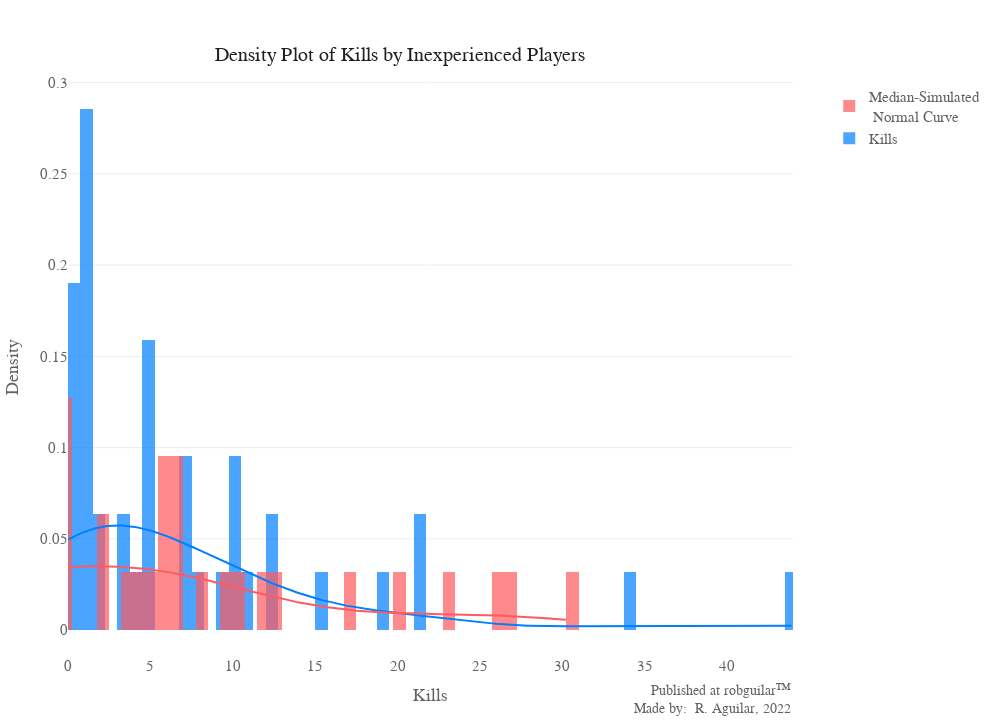

Notebook code cell kept with this figure:
### Markdown cell above
And for Inexperienced players

### Code cell
inKillsnorm = normalplot(data= InExperienced, var_name= 'Kills')
inKillsnorm.update_layout(title = {'text':'Density Plot of Kills by Inexperienced Players'})
inKillsnorm.show()

### Figure 1 — Plotly figure (JSON) as saved in the notebook; plotly's stock layout.template omitted (floating-point values rounded to 4 significant figures; data arrays with more than 128 entries replaced by an {"elided": "..."} marker saying what was removed)
{"data": [{"autobinx": false, "histnorm": "probability density", "legendgroup": "Kills", "marker": {"color": "#007FFF"}, "name": "Kills", "opacity": 0.7, "type": "histogram", "x": [1, 3, 9, 0, 1, 1, 1, 19, 5, 0, 2, 8, 1, 5, 44, 10, 0, 1, 5, 11, 4, 1, 7, 1, 2, 5, 3, 15, 10, 34, 12, 0, 5, 21, 12, 1, 0, 7, 7, 10, 0, 21], "xaxis": "x", "xbins": {"end": 44, "size": 0.75, "start": 0}, "yaxis": "y"}, {"autobinx": false, "histnorm": "probability density", "legendgroup": "Median-Simulated <br> Normal Curve", "marker": {"color": "#FF5A5F"}, "name": "Median-Simulated <br> Normal Curve", "opacity": 0.7, "type": "histogram", "x": [-6.319, -17.01, 26.71, 16.76, 4.013, -6.103, 12.23, -10.72, 6.385, -6.729, -8.557, -6.902, 9.255, -1.211, 5.558, -1.759, 20.3, 2.09, 0.157, -0.05476, 30.31, 5.617, 2.066, -5.127, -0.1351, 5.448, -14.33, 5.79, 3.651, 7.815, 6.468, -8.34, 25.79, 10.03, -11.56, -0.2978, 23.22, -6.186, -0.6629, -5.564, 6.386, 12.99], "xaxis": "x", "xbins": {"end": 30.31, "size": 0.75, "start": -17.01}, "yaxis": "y"}, {"legendgroup": "Kills", "marker": {"color": "#007FFF"}, "mode": "lines", "name": "Kills", "showlegend": false, "type": "scatter", "x": {"elided": "500 float values"}, "xaxis": "x", "y": {"elided": "500 float values"}, "yaxis": "y"}, {"legendgroup": "Median-Simulated <br> Normal Curve", "marker": {"color": "#FF5A5F"}, "mode": "lines", "name": "Median-Simulated <br> Normal Curve", "showlegend": false, "type": "scatter", "x": {"elided": "500 float values"}, "xaxis": "x", "y": {"elided": "500 float values"}, "yaxis": "y"}], "layout": {"activeshape": {"opacity": 0.7}, "annotations": [{"align": "right", "font": {"size": 14}, "showarrow": false, "text": "Published at <a href='https://www.robguilar.com'>robguilar&#8482;</a><br>Made by:  R. Aguilar, 2022", "visible": true, "x": 1, "xref": "paper", "y": -0.11, "yref": "paper"}], "autosize": true, "autotypenumbers": "convert types", "barmode": "overlay", "font": {"color": "#636363", "family": "segoe ui light", "size": 15}, "grid": {"pattern": "coupled", "roworder": "bottom to top", "xgap": 0.5, "xside": "bottom", "ygap": 0.5}, "height": 720, "hoverdistance": 50, "hoverlabel": {"align": "left", "bgcolor": "#3D5165", "bordercolor": "#fff", "font": {"color": "#FFFFFF", "family": "segoe ui light", "size": 15}}, "hovermode": "closest", "legend": {"bordercolor": "#F70000", "font": {"size": 15}, "itemclick": "toggleothers", "itemdoubleclick": false, "itemwidth": 30, "title": {"font": {"color": "#202020", "size": 17}, "side": "top"}, "traceorder": "reversed", "x": 1.05}, "margin": {"b": 65, "l": 65, "pad": 0, "r": 65, "t": 80}, "newshape": {"line": {"color": "#3D5165", "width": 1.5}, "opacity": 0.7}, "paper_bgcolor": "#FFFFFF", "plot_bgcolor": "#FFFFFF", "separators": ". ", "showlegend": true, "title": {"font": {"color": "#202020", "family": "bahnschrift light", "size": 20}, "pad": {"b": 15, "l": 1}, "text": "Density Plot of Kills by Inexperienced Players", "x": 0.4, "xanchor": "center", "y": 0.935, "yanchor": "top", "yref": "container"}, "width": 1000, "xaxis": {"anchor": "free", "automargin": true, "domain": [0, 1], "gridcolor": "#fff", "position": 0, "range": [0, 44], "showgrid": false, "showspikes": false, "spikecolor": "#DEDEDE", "spikethickness": 1.5, "tickcolor": "#FD0000", "ticklabelposition": "outside", "title": {"text": "Kills"}, "zeroline": true, "zerolinecolor": "#fff", "zerolinewidth": 1.5}, "yaxis": {"anchor": "free", "automargin": true, "domain": [0, 1], "gridcolor": "#EDEDED", "position": 0, "showspikes": false, "spikecolor": "#DEDEDE", "spikethickness": 1.5, "ticklabelposition": "outside", "tickprefix": "", "ticksuffix": "", "title": {"text": "Density"}, "zeroline": true, "zerolinecolor": "#fff", "zerolinewidth": 1.5}}}
